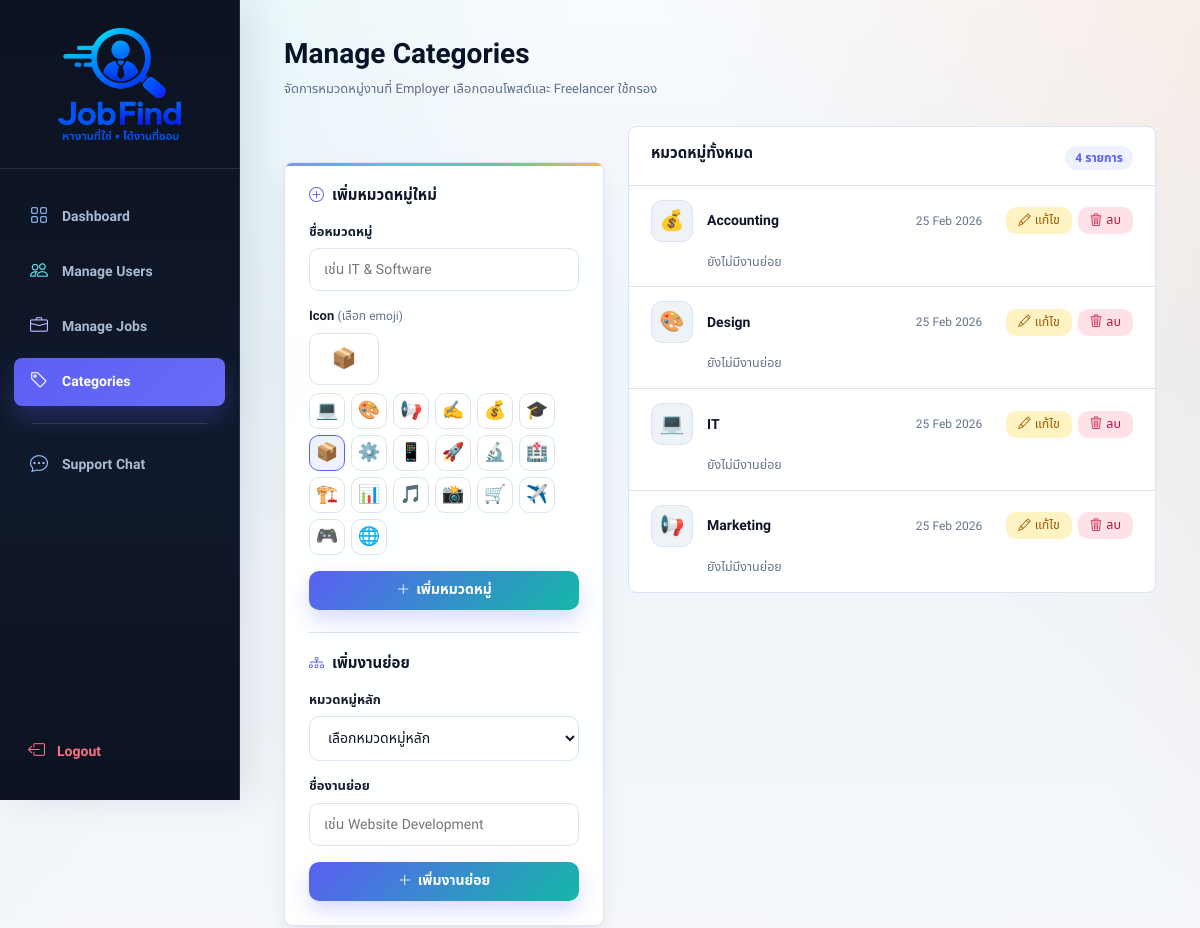
The app's page /admin/manage_categories.php (signed in) with its own data.
### tables this page shows
CREATE TABLE `categories` (
  `category_id` int(11) NOT NULL,
  `name` varchar(100) NOT NULL,
  `icon` varchar(20) DEFAULT '📦',
  `description` text DEFAULT NULL,
  `created_at` timestamp NOT NULL DEFAULT current_timestamp()
);

### helpers/category_helpers.php (called while the page is built, shortened)
<?php
function jobfind_category_sort_expression($conn, $column = 'name')
{
    static $collation = null;
    if ($collation === null) {
        $collation = '';
        $thai_collation = mysqli_query($conn, "SHOW COLLATION LIKE 'utf8mb4_thai_520_w2'");
        if ($thai_collation && mysqli_num_rows($thai_collation) > 0) {
            $collation = 'utf8mb4_thai_520_w2';
        } else {
            $unicode_collation = mysqli_query($conn, "SHOW COLLATION LIKE 'utf8mb4_unicode_ci'");
            if ($unicode_collation && mysqli_num_rows($unicode_collation) > 0) {
                $collation = 'utf8mb4_unicode_ci';
            }
        }
    }
    return $collation !== '' ? "$column COLLATE $collation" : $column;
}
function jobfind_category_order_clause($conn, $name_column = 'name', $id_column = 'category_id')
{
    return jobfind_category_sort_expression($conn, $name_column) . " ASC, $id_column ASC";
}
?>

### admin/manage_categories.php (the view, shortened to what this page needs)
<?php
require_once __DIR__ . "/../config/config.php";
require_once __DIR__ . "/../helpers/category_helpers.php";
$cats = [];
$res  = mysqli_query($conn,"SELECT * FROM categories ORDER BY " . jobfind_category_order_clause($conn));
while($r = mysqli_fetch_assoc($res)) $cats[] = $r;
$subcats_by_category = [];
$edit_cat = null;
$edit_subcat = null;
?>
<!DOCTYPE html>
<html lang="th">
<head>
<link href="https://cdn.jsdelivr.net/npm/bootstrap@5.3.0/dist/css/bootstrap.min.css" rel="stylesheet">
<link href="https://cdn.jsdelivr.net/npm/bootstrap-icons@1.11.0/font/bootstrap-icons.css" rel="stylesheet">
<link rel="stylesheet" href="../assets/css/freelancehub-theme.css">
</head>
<body>
<aside class="sidebar">
  <div class="sidebar-brand">
    <a href="../index.php" class="logo">
      <div class="logo-icon" style="width:132px!important;height:120px!important;min-width:132px!important;max-width:132px!important;max-height:120px!important;flex:0 0 120px!important;border-radius:0!important;background:transparent!important;padding:0!important;overflow:hidden!important;box-shadow:none!important;margin:0 auto!important;align-self:center!important;"><img class="brand-logo-img" src="../assets/images/jobfind-logo.png?v=13" alt="Job_Find logo" style="width:100%;height:100%;object-fit:contain;display:block;"></div>
    </a>
  </div>
  <nav class="sidebar-nav">
    <a href="dashboard.php"          class="nav-item"><i class="bi bi-grid"></i> Dashboard</a>
    <a href="manage_users.php"       class="nav-item"><i class="bi bi-people"></i> Manage Users</a>
    <a href="manage_jobs.php"        class="nav-item"><i class="bi bi-briefcase"></i> Manage Jobs</a>
    <a href="manage_categories.php"  class="nav-item active"><i class="bi bi-tag"></i> Categories</a>
    <div class="nav-divider"></div>
    <a href="support.php"            class="nav-item">
      <i class="bi bi-chat-dots"></i> Support Chat
    </a>
  </nav>
  <div class="sidebar-footer">
    <a href="../logout.php" class="nav-logout"><i class="bi bi-box-arrow-left"></i> Logout</a>
  </div>
</aside>
<main class="main">
  <div class="topbar">
    <h2>Manage Categories</h2>
    <p>จัดการหมวดหมู่งานที่ Employer เลือกตอนโพสต์และ Freelancer ใช้กรอง</p>
  </div>
  <div class="layout">
    <div class="form-card">
      <?php if($edit_cat): ?>
      <h4><i class="bi bi-pencil" style="color:var(--accent);"></i> แก้ไขหมวดหมู่</h4>
      <form method="POST">
        <input type="hidden" name="category_id" value="<?php echo $edit_cat['category_id']; ?>">
      <?php else: ?>
      <h4><i class="bi bi-plus-circle" style="color:var(--accent);"></i> เพิ่มหมวดหมู่ใหม่</h4>
      <form method="POST">
      <?php endif; ?>
        <div class="field-group">
          <label>ชื่อหมวดหมู่</label>
          <input type="text" name="name" class="form-input"
                 placeholder="เช่น IT & Software"
                 value="<?php echo htmlspecialchars($edit_cat['name'] ?? ''); ?>"
                 required maxlength="100">
        </div>
        <div class="field-group">
          <label>Icon <span>(เลือก emoji)</span></label>
          <input type="text" name="icon" id="icon-input" class="form-input"
                 placeholder="📦"
                 value="<?php echo htmlspecialchars($edit_cat['icon'] ?? '📦'); ?>"
                 maxlength="5" style="font-size:20px;text-align:center;width:70px;">
          <div class="emoji-row" id="emoji-row">
            <?php
            $emojis = ['💻','🎨','📢','✍️','💰','🎓','📦','⚙️','📱','🚀','🔬','🏥','🏗️','📊','🎵','📸','🛒','✈️','🎮','🌐'];
            foreach($emojis as $e):
              $sel = ($edit_cat['icon'] ?? '📦') === $e ? 'selected' : '';
            ?>
            <button type="button" class="emoji-btn <?php echo $sel; ?>"
                    onclick="pickEmoji('<?php echo $e; ?>')"><?php echo $e; ?></button>
            <?php endforeach; ?>
          </div>
        </div>
        <div class="form-actions">
          <?php if($edit_cat): ?>
          <button type="submit" name="edit" class="btn-save">
            <i class="bi bi-check-lg"></i> บันทึก
          </button>
          <a href="manage_categories.php" class="btn-cancel-edit">
            <i class="bi bi-x-lg"></i> ยกเลิก
          </a>
          <?php else: ?>
          <button type="submit" name="add" class="btn-save">
            <i class="bi bi-plus-lg"></i> เพิ่มหมวดหมู่
          </button>
          <?php endif; ?>
        </div>
      </form>
      <div class="sub-form-divider"></div>
      <?php if($edit_subcat): ?>
      <h4><i class="bi bi-pencil-square" style="color:var(--accent);"></i> แก้ไขงานย่อย</h4>
      <form method="POST">
        <input type="hidden" name="subcategory_id" value="<?php echo (int)$edit_subcat['subcategory_id']; ?>">
      <?php else: ?>
      <h4><i class="bi bi-diagram-3" style="color:var(--accent);"></i> เพิ่มงานย่อย</h4>
      <form method="POST">
      <?php endif; ?>
        <div class="field-group">
          <label>หมวดหมู่หลัก</label>
          <select name="subcategory_category_id" class="form-input" required>
            <option value="">เลือกหมวดหมู่หลัก</option>
          </select>
        </div>
        <div class="field-group">
          <label>ชื่องานย่อย</label>
          <input type="text" name="subcategory_name" class="form-input"
                 placeholder="เช่น Website Development"
                 value="<?php echo htmlspecialchars($edit_subcat['name'] ?? ''); ?>"
                 required maxlength="120">
        </div>
        <div class="form-actions">
          <?php if($edit_subcat): ?>
          <button type="submit" name="edit_subcategory" class="btn-save">
            <i class="bi bi-check-lg"></i> บันทึก
          </button>
          <a href="manage_categories.php" class="btn-cancel-edit">
            <i class="bi bi-x-lg"></i> ยกเลิก
          </a>
          <?php else: ?>
          <button type="submit" name="add_subcategory" class="btn-save">
            <i class="bi bi-plus-lg"></i> เพิ่มงานย่อย
          </button>
          <?php endif; ?>
        </div>
      </form>
    </div>
    <div class="list-card">
      <div class="list-head">
        <h4>หมวดหมู่ทั้งหมด</h4>
        <span class="count-badge"><?php echo count($cats); ?> รายการ</span>
      </div>
      <?php if(empty($cats)): ?>
      <div class="empty-list">
        <i class="bi bi-tag"></i>
        <p>ยังไม่มีหมวดหมู่</p>
      </div>
      <?php else: ?>
      <?php foreach($cats as $c):
        $is_editing = ($edit_cat && $edit_cat['category_id']==$c['category_id']);
        $date_str   = !empty($c['created_at']) ? date('d M Y', strtotime($c['created_at'])) : '';
        $subcats = $subcats_by_category[(int)$c['category_id']] ?? [];
      ?>
      <div class="cat-item <?php echo $is_editing?'editing':''; ?>">
        <div class="cat-row">
          <div class="cat-icon-box"><?php echo $c['icon']; ?></div>
          <div class="cat-name"><?php echo htmlspecialchars($c['name']); ?></div>
          <?php if($date_str): ?>
          <div class="cat-date"><?php echo $date_str; ?></div>
          <?php endif; ?>
          <div class="cat-actions">
            <a href="manage_categories.php?edit=<?php echo $c['category_id']; ?>"
               class="act-btn ab-edit">
              <i class="bi bi-pencil"></i> แก้ไข
            </a>
            <button class="act-btn ab-delete"
              onclick='confirmDelete(<?php echo (int)$c['category_id']; ?>, <?php echo json_encode($c['name'], JSON_UNESCAPED_UNICODE | JSON_HEX_TAG | JSON_HEX_APOS | JSON_HEX_QUOT | JSON_HEX_AMP); ?>)'>
              <i class="bi bi-trash3"></i> ลบ
            </button>
          </div>
        </div>
        <div class="subcat-list">
          <?php if(empty($subcats)): ?>
            <span class="subcat-empty">ยังไม่มีงานย่อย</span>
          <?php endif; ?>
        </div>
      </div>
      <?php endforeach; ?>
      <?php endif; ?>
    </div>
  </div>
</main>
</body>
</html>

### records on screen
categories: icon "💰", name "Accounting", created_at "25 Feb 2026"
categories: icon "🎨", name "Design", created_at "25 Feb 2026"
categories: icon "💻", name "IT", created_at "25 Feb 2026"
categories: icon "📢", name "Marketing", created_at "25 Feb 2026"

### other values on screen
$e "💻"
$e "🎨"
$e "📢"
$e "✍️"
$e "💰"
$e "🎓"
$e "📦"
$e "⚙️"
$e "📱"
$e "🚀"
$e "🔬"
$e "🏥"
$e "🏗️"
$e "📊"
$e "🎵"
